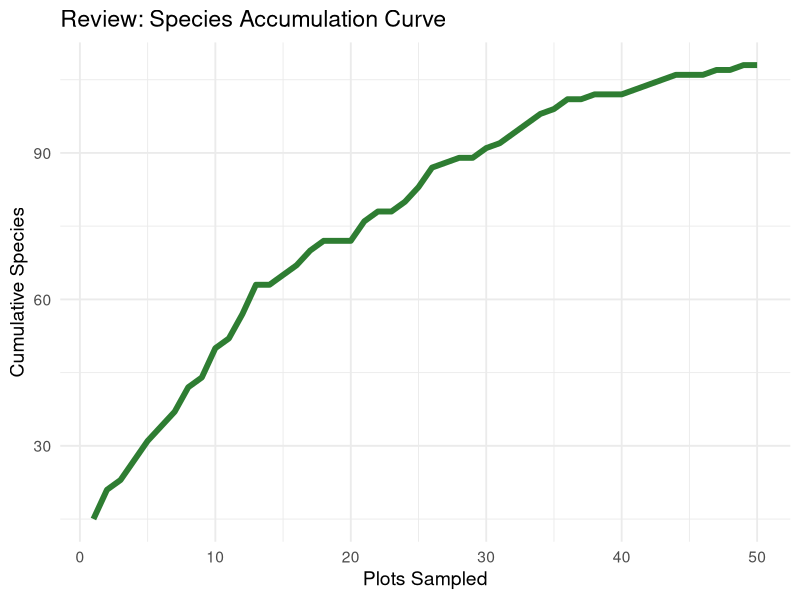
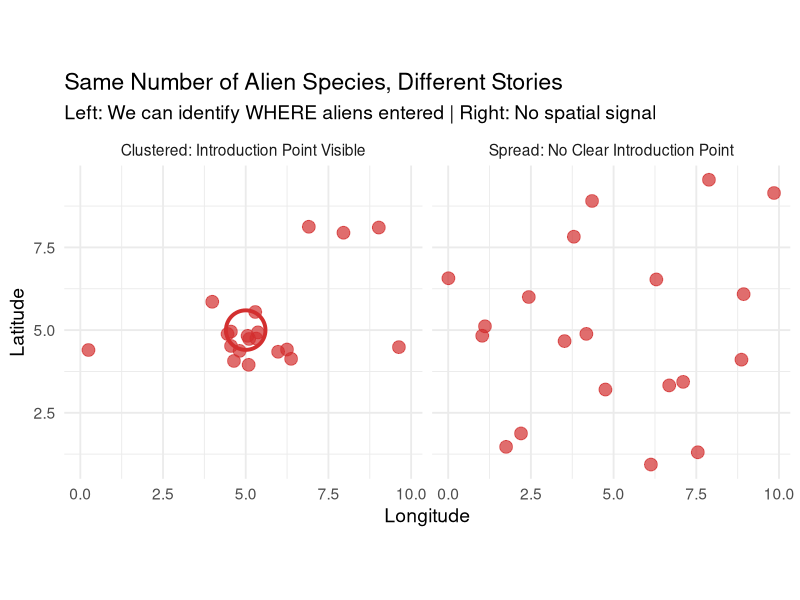
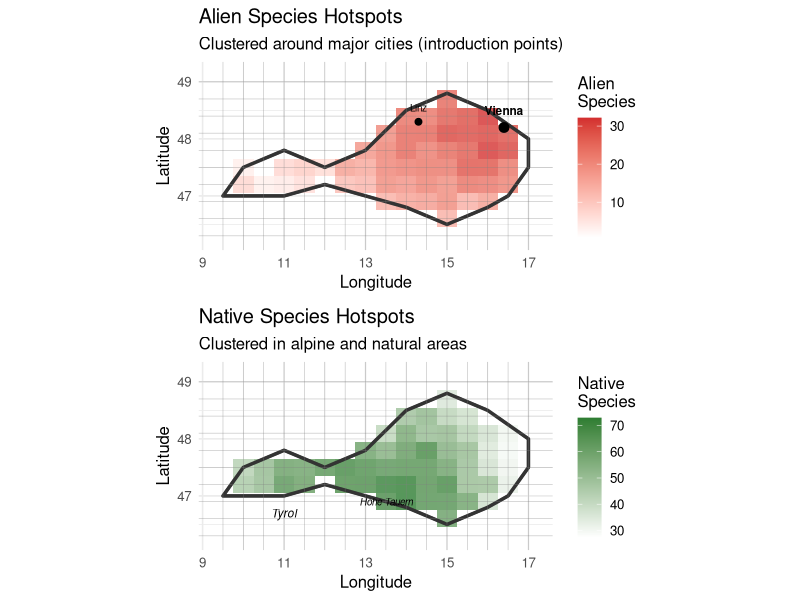
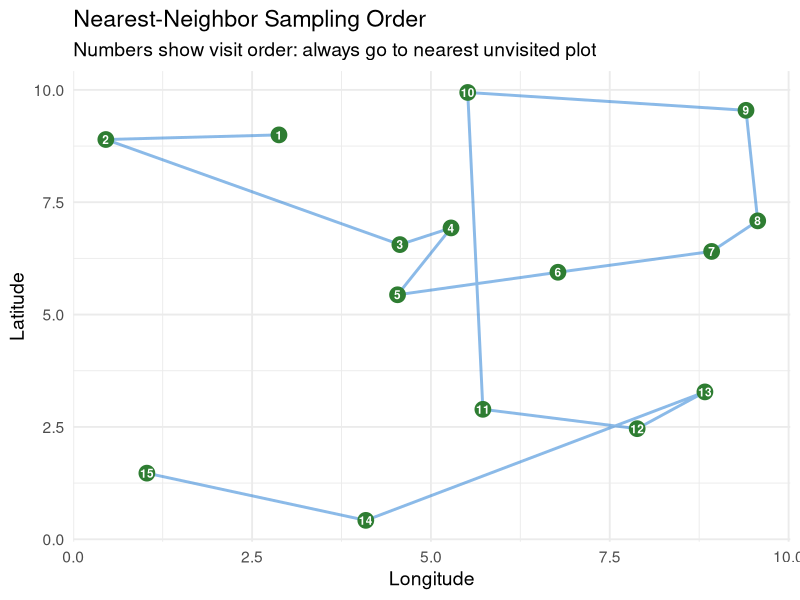
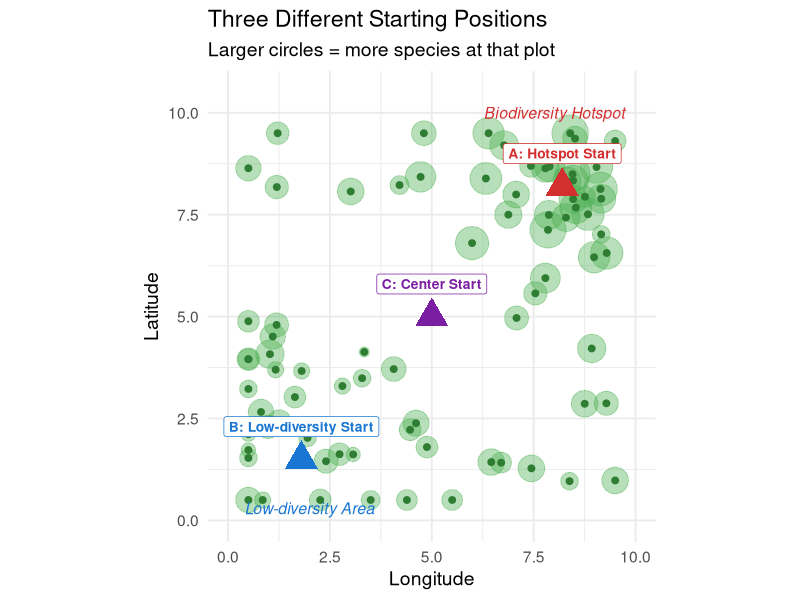
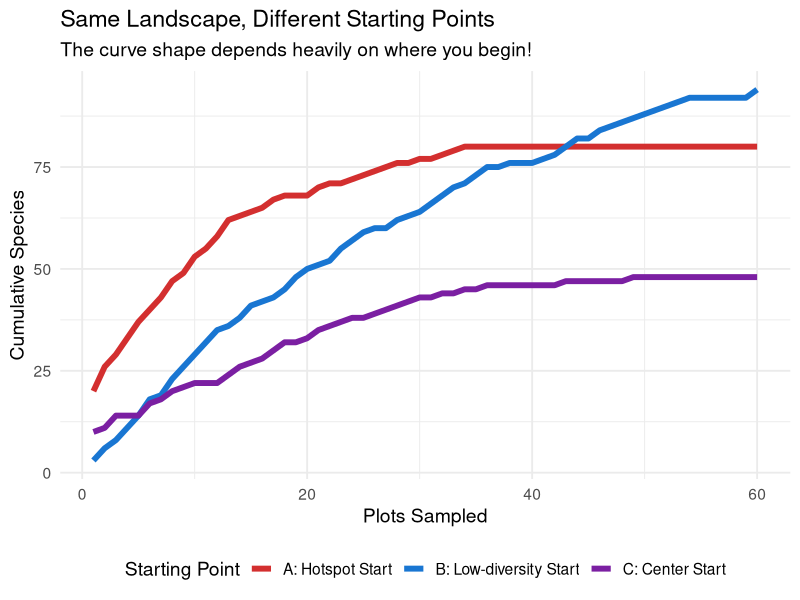
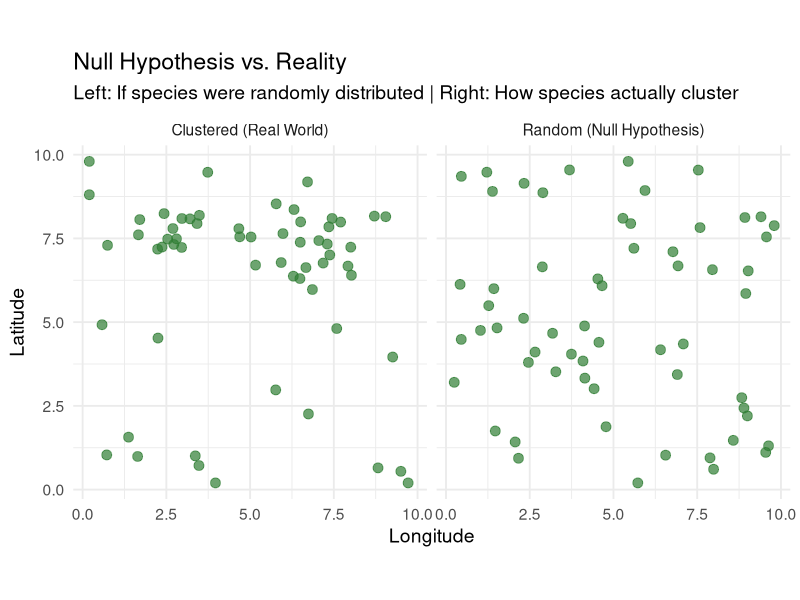
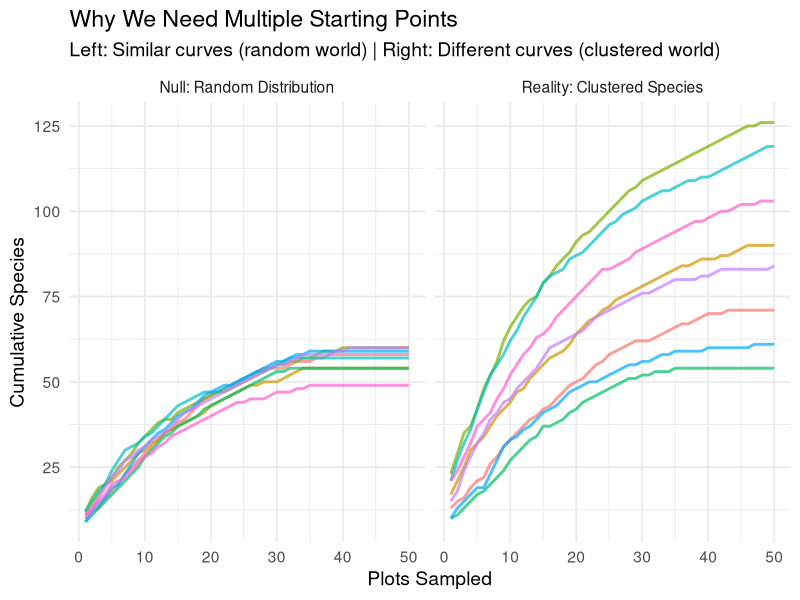

Here is the R script that generated these plots, in order:
## ---- chunk 1
knitr::opts_chunk$set(echo = FALSE, message = FALSE, warning = FALSE, fig.width = 9, fig.height = 5)
library(tidyverse)
library(knitr)
## ---- chunk 2
set.seed(42)
n <- 50
curve_data <- data.frame(
  plots = 1:n,
  species = cumsum(c(15, pmax(0, round(rnorm(n-1, 3, 2) * (1 - (1:49)/60)))))
)

ggplot(curve_data, aes(x = plots, y = species)) +
  geom_line(color = "#2E7D32", linewidth = 2) +
  labs(title = "Review: Species Accumulation Curve",
       x = "Plots Sampled", y = "Cumulative Species") +
  theme_minimal(base_size = 14)
## ---- chunk 3
# Show two scenarios with same total species but different spatial patterns
set.seed(123)

# Scenario A: Clustered aliens (introduction point)
cluster_x <- c(rnorm(15, 5, 0.8), runif(5, 0, 10))
cluster_y <- c(rnorm(15, 5, 0.8), runif(5, 0, 10))

# Scenario B: Spread aliens (no clear introduction point)
spread_x <- runif(20, 0, 10)
spread_y <- runif(20, 0, 10)

scenario_data <- rbind(
  data.frame(x = cluster_x, y = cluster_y,
             scenario = "Clustered: Introduction Point Visible"),
  data.frame(x = spread_x, y = spread_y,
             scenario = "Spread: No Clear Introduction Point")
)

ggplot(scenario_data, aes(x = x, y = y)) +
  geom_point(size = 4, color = "#D32F2F", alpha = 0.7) +
  geom_point(data = data.frame(x = 5, y = 5, scenario = "Clustered: Introduction Point Visible"),
             aes(x = x, y = y), size = 12, shape = 1, color = "#D32F2F", stroke = 2) +
  facet_wrap(~scenario) +
  labs(title = "Same Number of Alien Species, Different Stories",
       subtitle = "Left: We can identify WHERE aliens entered | Right: No spatial signal",
       x = "Longitude", y = "Latitude") +
  theme_minimal(base_size = 14) +
  coord_fixed(ratio = 1)
## ---- chunk 4
# Simplified Austria outline (approximate polygon)
austria <- data.frame(
  x = c(9.5, 10, 11, 12, 13, 14, 15, 16, 17, 17, 16.5, 16, 15, 14, 13, 12, 11, 10, 9.5),
  y = c(47, 47.5, 47.8, 47.5, 47.8, 48.5, 48.8, 48.5, 48, 47.5, 47, 46.8, 46.5, 46.8, 47, 47.2, 47, 47, 47)
)

# Point-in-polygon test
point_in_polygon <- function(px, py, poly_x, poly_y) {
  n <- length(poly_x)
  inside <- FALSE
  j <- n
  for (i in 1:n) {
    if (((poly_y[i] > py) != (poly_y[j] > py)) &&
        (px < (poly_x[j] - poly_x[i]) * (py - poly_y[i]) / (poly_y[j] - poly_y[i]) + poly_x[i])) {
      inside <- !inside
    }
    j <- i
  }
  inside
}

# Create grid
grid_x <- seq(9.5, 17, by = 0.5)
grid_y <- seq(46.3, 49, by = 0.3)
grid <- expand.grid(x = grid_x, y = grid_y)
grid$inside <- mapply(point_in_polygon, grid$x, grid$y,
                      MoreArgs = list(poly_x = austria$x, poly_y = austria$y))

# Simulate alien hotspots (clustered around Vienna and Linz - major cities)
set.seed(2024)
grid$alien_richness <- ifelse(grid$inside,
  # Higher near Vienna (16.4, 48.2) and Linz (14.3, 48.3)
  pmax(0,
    25 * exp(-((grid$x - 16.4)^2 + (grid$y - 48.2)^2) / 2) +  # Vienna
    15 * exp(-((grid$x - 14.3)^2 + (grid$y - 48.3)^2) / 3) +  # Linz
    8 * exp(-((grid$x - 13)^2 + (grid$y - 47.8)^2) / 4) +     # Salzburg
    rnorm(nrow(grid), 3, 2)
  ),
  NA
)
grid$alien_richness[grid$alien_richness < 0] <- 0

# Simulate native hotspots (clustered in Alps and natural areas)
grid$native_richness <- ifelse(grid$inside,
  pmax(0,
    40 * exp(-((grid$x - 11)^2 + (grid$y - 47)^2) / 3) +      # Tyrol Alps
    35 * exp(-((grid$x - 13.5)^2 + (grid$y - 47.2)^2) / 4) +  # Hohe Tauern
    30 * exp(-((grid$x - 15)^2 + (grid$y - 46.8)^2) / 3) +    # Carinthia
    rnorm(nrow(grid), 15, 5)
  ),
  NA
)
grid$native_richness[grid$native_richness < 0] <- 0

grid_inside <- grid[grid$inside, ]

# Alien hotspot map
p1 <- ggplot() +
  # Austria outline
  geom_polygon(data = austria, aes(x, y), fill = "white", color = "#666666", linewidth = 1) +
  # Grid cells colored by alien richness
  geom_tile(data = grid_inside, aes(x = x, y = y, fill = alien_richness),
            width = 0.5, height = 0.3, alpha = 0.8) +
  # Austria outline on top
  geom_polygon(data = austria, aes(x, y), fill = NA, color = "#333333", linewidth = 1.2) +
  # Grid lines
  geom_vline(xintercept = grid_x, color = "gray50", linewidth = 0.2, alpha = 0.5) +
  geom_hline(yintercept = grid_y, color = "gray50", linewidth = 0.2, alpha = 0.5) +
  # City labels
  annotate("point", x = 16.4, y = 48.2, size = 3, color = "black") +
  annotate("text", x = 16.4, y = 48.5, label = "Vienna", size = 3, fontface = "bold") +
  annotate("point", x = 14.3, y = 48.3, size = 2, color = "black") +
  annotate("text", x = 14.3, y = 48.55, label = "Linz", size = 2.5) +
  scale_fill_gradient(low = "white", high = "#D32F2F", na.value = "transparent",
                      name = "Alien\nSpecies") +
  labs(title = "Alien Species Hotspots",
       subtitle = "Clustered around major cities (introduction points)",
       x = "Longitude", y = "Latitude") +
  theme_minimal(base_size = 12) +
  coord_fixed(ratio = 1.4, xlim = c(9.3, 17.2), ylim = c(46.2, 49.2)) +
  theme(legend.position = "right")

# Native hotspot map
p2 <- ggplot() +
  geom_polygon(data = austria, aes(x, y), fill = "white", color = "#666666", linewidth = 1) +
  geom_tile(data = grid_inside, aes(x = x, y = y, fill = native_richness),
            width = 0.5, height = 0.3, alpha = 0.8) +
  geom_polygon(data = austria, aes(x, y), fill = NA, color = "#333333", linewidth = 1.2) +
  geom_vline(xintercept = grid_x, color = "gray50", linewidth = 0.2, alpha = 0.5) +
  geom_hline(yintercept = grid_y, color = "gray50", linewidth = 0.2, alpha = 0.5) +
  # Mountain region labels
  annotate("text", x = 11, y = 46.7, label = "Tyrol", size = 3, fontface = "italic") +
  annotate("text", x = 13.5, y = 46.9, label = "Hohe Tauern", size = 2.5, fontface = "italic") +
  scale_fill_gradient(low = "white", high = "#2E7D32", na.value = "transparent",
                      name = "Native\nSpecies") +
  labs(title = "Native Species Hotspots",
       subtitle = "Clustered in alpine and natural areas",
       x = "Longitude", y = "Latitude") +
  theme_minimal(base_size = 12) +
  coord_fixed(ratio = 1.4, xlim = c(9.3, 17.2), ylim = c(46.2, 49.2)) +
  theme(legend.position = "right")

# Stack plots
gridExtra::grid.arrange(p1, p2, ncol = 1)
## ---- chunk 5
set.seed(123)
n_pts <- 15
pts <- data.frame(
  x = runif(n_pts, 0, 10),
  y = runif(n_pts, 0, 10),
  order = NA
)

# Nearest neighbor order starting from point 1
current <- 1
pts$order[1] <- 1
visited <- 1

for(i in 2:n_pts) {
  unvisited <- setdiff(1:n_pts, visited)
  distances <- sqrt((pts$x[unvisited] - pts$x[current])^2 +
                   (pts$y[unvisited] - pts$y[current])^2)
  nearest <- unvisited[which.min(distances)]
  pts$order[nearest] <- i
  visited <- c(visited, nearest)
  current <- nearest
}

pts_ordered <- pts[order(pts$order), ]

ggplot(pts, aes(x = x, y = y)) +
  geom_path(data = pts_ordered, color = "#1976D2", linewidth = 1, alpha = 0.5) +
  geom_point(size = 5, color = "#2E7D32") +
  geom_text(aes(label = order), color = "white", size = 3, fontface = "bold") +
  labs(title = "Nearest-Neighbor Sampling Order",
       subtitle = "Numbers show visit order: always go to nearest unvisited plot",
       x = "Longitude", y = "Latitude") +
  theme_minimal(base_size = 14)
## ---- chunk 6
set.seed(2024)

# Create a landscape with clustering
n_plots <- 80

# Generate clustered points (hotspot in top-right, low diversity in bottom-left)
hotspot_x <- rnorm(25, mean = 8, sd = 1)
hotspot_y <- rnorm(25, mean = 8, sd = 1)
lowdiv_x <- rnorm(20, mean = 2, sd = 1.5)
lowdiv_y <- rnorm(20, mean = 2, sd = 1.5)
scattered_x <- runif(35, 0, 10)
scattered_y <- runif(35, 0, 10)

plots_df <- data.frame(
  x = c(hotspot_x, lowdiv_x, scattered_x),
  y = c(hotspot_y, lowdiv_y, scattered_y),
  richness = c(
    rpois(25, lambda = 25),    # Hotspot: high richness
    rpois(20, lambda = 5),     # Low diversity: few species
    rpois(35, lambda = 12)     # Scattered: medium richness
  )
)

# Clip to 0-10 range
plots_df$x <- pmin(pmax(plots_df$x, 0.5), 9.5)
plots_df$y <- pmin(pmax(plots_df$y, 0.5), 9.5)

# Define three starting points
start_points <- data.frame(
  x = c(8.2, 1.8, 5),
  y = c(8.2, 1.5, 5),
  label = c("A: Hotspot Start", "B: Low-diversity Start", "C: Center Start"),
  color = c("#D32F2F", "#1976D2", "#7B1FA2")
)

ggplot() +
  # Background gradient showing richness
  geom_point(data = plots_df, aes(x = x, y = y, size = richness),
             color = "#4CAF50", alpha = 0.4) +
  geom_point(data = plots_df, aes(x = x, y = y),
             color = "#2E7D32", size = 2) +
  # Starting points with labels
  geom_point(data = start_points, aes(x = x, y = y, color = label),
             size = 8, shape = 17) +
  geom_label(data = start_points, aes(x = x, y = y + 0.8, label = label, color = label),
             fontface = "bold", size = 3.5, fill = "white", label.padding = unit(0.3, "lines")) +
  # Annotations for regions
  annotate("text", x = 8, y = 10, label = "Biodiversity Hotspot",
           color = "#D32F2F", fontface = "italic", size = 4) +
  annotate("text", x = 2, y = 0.3, label = "Low-diversity Area",
           color = "#1976D2", fontface = "italic", size = 4) +
  scale_color_manual(values = c("A: Hotspot Start" = "#D32F2F",
                                 "B: Low-diversity Start" = "#1976D2",
                                 "C: Center Start" = "#7B1FA2")) +
  scale_size_continuous(range = c(3, 12), guide = "none") +
  labs(title = "Three Different Starting Positions",
       subtitle = "Larger circles = more species at that plot",
       x = "Longitude", y = "Latitude") +
  theme_minimal(base_size = 14) +
  theme(legend.position = "none") +
  coord_fixed(ratio = 1, xlim = c(0, 10), ylim = c(0, 10.5))
## ---- chunk 7
# Simulate accumulation curves from different starting points
set.seed(42)
n_steps <- 60

# Hotspot start: fast initial accumulation
hotspot_curve <- data.frame(
  plots = 1:n_steps,
  species = cumsum(c(20, pmax(0, round(rnorm(n_steps-1, mean = 4, sd = 2) *
                                        exp(-(1:(n_steps-1))/15))))),
  start = "A: Hotspot Start"
)

# Low-diversity start: slow initial accumulation
lowdiv_curve <- data.frame(
  plots = 1:n_steps,
  species = cumsum(c(3, pmax(0, round(rnorm(n_steps-1, mean = 2.5, sd = 1.5) *
                                       (1 + (1:(n_steps-1))/40) *
                                       exp(-(1:(n_steps-1))/25))))),
  start = "B: Low-diversity Start"
)

# Center start: medium curve
center_curve <- data.frame(
  plots = 1:n_steps,
  species = cumsum(c(10, pmax(0, round(rnorm(n_steps-1, mean = 3, sd = 1.8) *
                                        exp(-(1:(n_steps-1))/20))))),
  start = "C: Center Start"
)

all_curves <- rbind(hotspot_curve, lowdiv_curve, center_curve)

ggplot(all_curves, aes(x = plots, y = species, color = start)) +
  geom_line(linewidth = 2) +
  scale_color_manual(values = c("A: Hotspot Start" = "#D32F2F",
                                 "B: Low-diversity Start" = "#1976D2",
                                 "C: Center Start" = "#7B1FA2")) +
  labs(title = "Same Landscape, Different Starting Points",
       subtitle = "The curve shape depends heavily on where you begin!",
       x = "Plots Sampled", y = "Cumulative Species",
       color = "Starting Point") +
  theme_minimal(base_size = 14) +
  theme(legend.position = "bottom")
## ---- chunk 8
# Show what random vs clustered distribution looks like
set.seed(123)
par_old <- par(mfrow = c(1, 2))

# Random distribution (null hypothesis world)
random_plots <- data.frame(
  x = runif(60, 0, 10),
  y = runif(60, 0, 10),
  type = "Random (Null Hypothesis)"
)

# Clustered distribution (real world)
cluster1_x <- rnorm(20, 7, 1)
cluster1_y <- rnorm(20, 7, 1)
cluster2_x <- rnorm(15, 3, 0.8)
cluster2_y <- rnorm(15, 8, 0.8)
scattered_x <- runif(25, 0, 10)
scattered_y <- runif(25, 0, 10)

clustered_plots <- data.frame(
  x = c(cluster1_x, cluster2_x, scattered_x),
  y = c(cluster1_y, cluster2_y, scattered_y),
  type = "Clustered (Real World)"
)

# Clip to bounds
random_plots$x <- pmin(pmax(random_plots$x, 0.2), 9.8)
random_plots$y <- pmin(pmax(random_plots$y, 0.2), 9.8)
clustered_plots$x <- pmin(pmax(clustered_plots$x, 0.2), 9.8)
clustered_plots$y <- pmin(pmax(clustered_plots$y, 0.2), 9.8)

both_plots <- rbind(random_plots, clustered_plots)

ggplot(both_plots, aes(x = x, y = y)) +
  geom_point(size = 3, color = "#2E7D32", alpha = 0.7) +
  facet_wrap(~type, ncol = 2) +
  labs(title = "Null Hypothesis vs. Reality",
       subtitle = "Left: If species were randomly distributed | Right: How species actually cluster",
       x = "Longitude", y = "Latitude") +
  theme_minimal(base_size = 14) +
  coord_fixed(ratio = 1)
## ---- chunk 9
# Simulate multiple curves under null (random) and alternative (clustered)
set.seed(2024)
n_seeds <- 8
n_plots <- 50

simulate_curve <- function(clustered = FALSE, seed_num) {
  set.seed(seed_num * 100)
  if (clustered) {
    # Clustered: starting position matters more
    base_rate <- runif(1, 2, 6)  # Variable start
    species <- cumsum(c(round(base_rate * 4),
                        pmax(0, round(rnorm(n_plots-1, base_rate, 1.5) * exp(-(1:(n_plots-1))/20)))))
  } else {
    # Random: starting position matters less
    base_rate <- runif(1, 3, 4)  # Similar start
    species <- cumsum(c(round(base_rate * 3),
                        pmax(0, round(rnorm(n_plots-1, 3, 1) * exp(-(1:(n_plots-1))/18)))))
  }
  return(species)
}

# Generate curves for both scenarios
null_curves <- lapply(1:n_seeds, function(i) {
  data.frame(plots = 1:n_plots,
             species = simulate_curve(clustered = FALSE, seed_num = i),
             seed = paste0("Seed ", i),
             scenario = "Null: Random Distribution")
})

real_curves <- lapply(1:n_seeds, function(i) {
  data.frame(plots = 1:n_plots,
             species = simulate_curve(clustered = TRUE, seed_num = i),
             seed = paste0("Seed ", i),
             scenario = "Reality: Clustered Species")
})

all_scenario_curves <- rbind(do.call(rbind, null_curves), do.call(rbind, real_curves))

ggplot(all_scenario_curves, aes(x = plots, y = species, color = seed)) +
  geom_line(linewidth = 1, alpha = 0.7) +
  facet_wrap(~scenario, ncol = 2) +
  labs(title = "Why We Need Multiple Starting Points",
       subtitle = "Left: Similar curves (random world) | Right: Different curves (clustered world)",
       x = "Plots Sampled", y = "Cumulative Species") +
  theme_minimal(base_size = 14) +
  theme(legend.position = "none")
## ---- chunk 10
# Show predicted scenarios
set.seed(42)
n_plots <- 60

# Create three scenarios
scenarios <- data.frame(
  plots = rep(1:n_plots, 3),
  scenario = rep(c("Aliens More Clustered", "No Difference", "Aliens More Spread"), each = n_plots)
)

# Simulate curves
# Natives: moderate clustering
native_base <- cumsum(c(8, pmax(0, round(rnorm(n_plots-1, 3, 1.5) * exp(-(1:(n_plots-1))/25)))))
native_pct <- native_base / max(native_base) * 100

# Scenario 1: Aliens more clustered (slower accumulation = more clustered near hotspots)
alien_clustered <- cumsum(c(3, pmax(0, round(rnorm(n_plots-1, 2, 1) * (1 + (1:(n_plots-1))/50) * exp(-(1:(n_plots-1))/30)))))
alien_clustered_pct <- alien_clustered / max(alien_clustered) * 100

# Scenario 2: No difference
alien_same <- native_base * 0.3  # Fewer species, same pattern
alien_same_pct <- alien_same / max(alien_same) * 100

# Scenario 3: Aliens more spread (faster accumulation = evenly distributed)
alien_spread <- cumsum(c(12, pmax(0, round(rnorm(n_plots-1, 4, 1) * exp(-(1:(n_plots-1))/15)))))
alien_spread_pct <- alien_spread / max(alien_spread) * 100

# Combine data
prediction_data <- data.frame(
  plots = rep(1:n_plots, 6),
  pct = c(native_pct, alien_clustered_pct, native_pct, alien_same_pct, native_pct, alien_spread_pct),
  type = rep(c("Native", "Alien"), each = n_plots, times = 3),
  scenario = rep(c("Aliens More Clustered\n(near introduction points)",
                   "No Difference\n(H0: same pattern)",
                   "Aliens More Spread\n(generalist dispersers)"), each = n_plots * 2)
)

prediction_data$scenario <- factor(prediction_data$scenario,
                                    levels = c("Aliens More Clustered\n(near introduction points)",
                                               "No Difference\n(H0: same pattern)",
                                               "Aliens More Spread\n(generalist dispersers)"))

ggplot(prediction_data, aes(x = plots, y = pct, color = type, linetype = type)) +
  geom_line(linewidth = 1.5) +
  facet_wrap(~scenario, ncol = 3) +
  scale_color_manual(values = c("Native" = "#2E7D32", "Alien" = "#D32F2F")) +
  scale_linetype_manual(values = c("Native" = "solid", "Alien" = "dashed")) +
  labs(title = "Possible Outcomes: Native vs. Alien Accumulation",
       subtitle = "Normalized curves (% of total species) allow shape comparison",
       x = "Plots Sampled", y = "% of Total Species",
       color = "Species Type", linetype = "Species Type") +
  theme_minimal(base_size = 12) +
  theme(legend.position = "bottom",
        strip.text = element_text(size = 10, face = "bold"))
